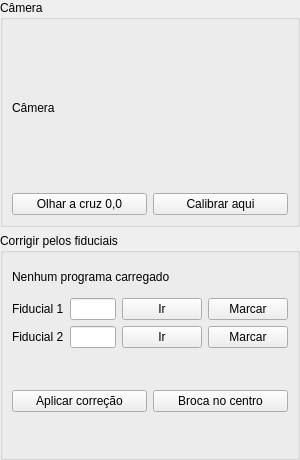
<?xml version="1.0" encoding="UTF-8"?>
<ui version="4.0">
 <class>frmFresa</class>
 <widget class="QWidget" name="frmFresa">
  <property name="geometry">
   <rect><x>0</x><y>0</y><width>300</width><height>460</height></rect>
  </property>
  <layout class="QVBoxLayout" name="layMain">
   <property name="leftMargin"><number>0</number></property>
   <property name="topMargin"><number>0</number></property>
   <property name="rightMargin"><number>0</number></property>
   <property name="bottomMargin"><number>0</number></property>
   <item>
    <widget class="QGroupBox" name="grpCamera">
     <property name="title"><string>Câmera</string></property>
     <layout class="QVBoxLayout" name="layCamera">
      <item>
       <widget class="QLabel" name="lblCamera">
        <property name="wordWrap"><bool>true</bool></property>
        <property name="text"><string>Câmera</string></property>
       </widget>
      </item>
      <item>
       <layout class="QHBoxLayout" name="layCameraBotoes">
        <item>
         <widget class="QPushButton" name="cmdOlharCruz">
          <property name="text"><string>Olhar a cruz 0,0</string></property>
          <property name="toolTip"><string>Sobe ao topo e leva a câmera até a cruz gravada na mesa</string></property>
         </widget>
        </item>
        <item>
         <widget class="QPushButton" name="cmdCalibrar">
          <property name="text"><string>Calibrar aqui</string></property>
          <property name="toolTip"><string>Use com a cruz 0,0 da mesa no centro da mira</string></property>
         </widget>
        </item>
       </layout>
      </item>
     </layout>
    </widget>
   </item>
   <item>
    <widget class="QGroupBox" name="grpVirada">
     <property name="title"><string>Corrigir pelos fiduciais</string></property>
     <layout class="QVBoxLayout" name="layVirada">
      <item>
       <widget class="QLabel" name="lblArquivo">
        <property name="wordWrap"><bool>true</bool></property>
        <property name="text"><string>Nenhum programa carregado</string></property>
       </widget>
      </item>
      <item>
       <layout class="QGridLayout" name="layFiduciais">
        <item row="0" column="0">
         <widget class="QLabel" name="lblF1">
          <property name="text"><string>Fiducial 1</string></property>
         </widget>
        </item>
        <item row="0" column="1">
         <widget class="QLineEdit" name="txtF1">
          <property name="toolTip"><string>Posição do ponto no arquivo: X, Y</string></property>
         </widget>
        </item>
        <item row="0" column="2">
         <widget class="QPushButton" name="cmdIr1">
          <property name="text"><string>Ir</string></property>
         </widget>
        </item>
        <item row="0" column="3">
         <widget class="QPushButton" name="cmdMarcar1">
          <property name="text"><string>Marcar</string></property>
         </widget>
        </item>
        <item row="1" column="0">
         <widget class="QLabel" name="lblF2">
          <property name="text"><string>Fiducial 2</string></property>
         </widget>
        </item>
        <item row="1" column="1">
         <widget class="QLineEdit" name="txtF2">
          <property name="toolTip"><string>Posição do ponto no arquivo: X, Y</string></property>
         </widget>
        </item>
        <item row="1" column="2">
         <widget class="QPushButton" name="cmdIr2">
          <property name="text"><string>Ir</string></property>
         </widget>
        </item>
        <item row="1" column="3">
         <widget class="QPushButton" name="cmdMarcar2">
          <property name="text"><string>Marcar</string></property>
         </widget>
        </item>
       </layout>
      </item>
      <item>
       <widget class="QLabel" name="lblResultado">
        <property name="wordWrap"><bool>true</bool></property>
        <property name="text"><string/></property>
       </widget>
      </item>
      <item>
       <layout class="QHBoxLayout" name="layAcoes">
        <item>
         <widget class="QPushButton" name="cmdAplicar">
          <property name="text"><string>Aplicar correção</string></property>
         </widget>
        </item>
        <item>
         <widget class="QPushButton" name="cmdCentro">
          <property name="text"><string>Broca no centro</string></property>
          <property name="toolTip"><string>Leva a broca ao centro real da placa, para o probe do Z</string></property>
         </widget>
        </item>
       </layout>
      </item>
      <item>
       <widget class="QLabel" name="lblDica">
        <property name="wordWrap"><bool>true</bool></property>
        <property name="text"><string/></property>
       </widget>
      </item>
     </layout>
    </widget>
   </item>
  </layout>
 </widget>
 <resources/>
 <connections/>
</ui>
